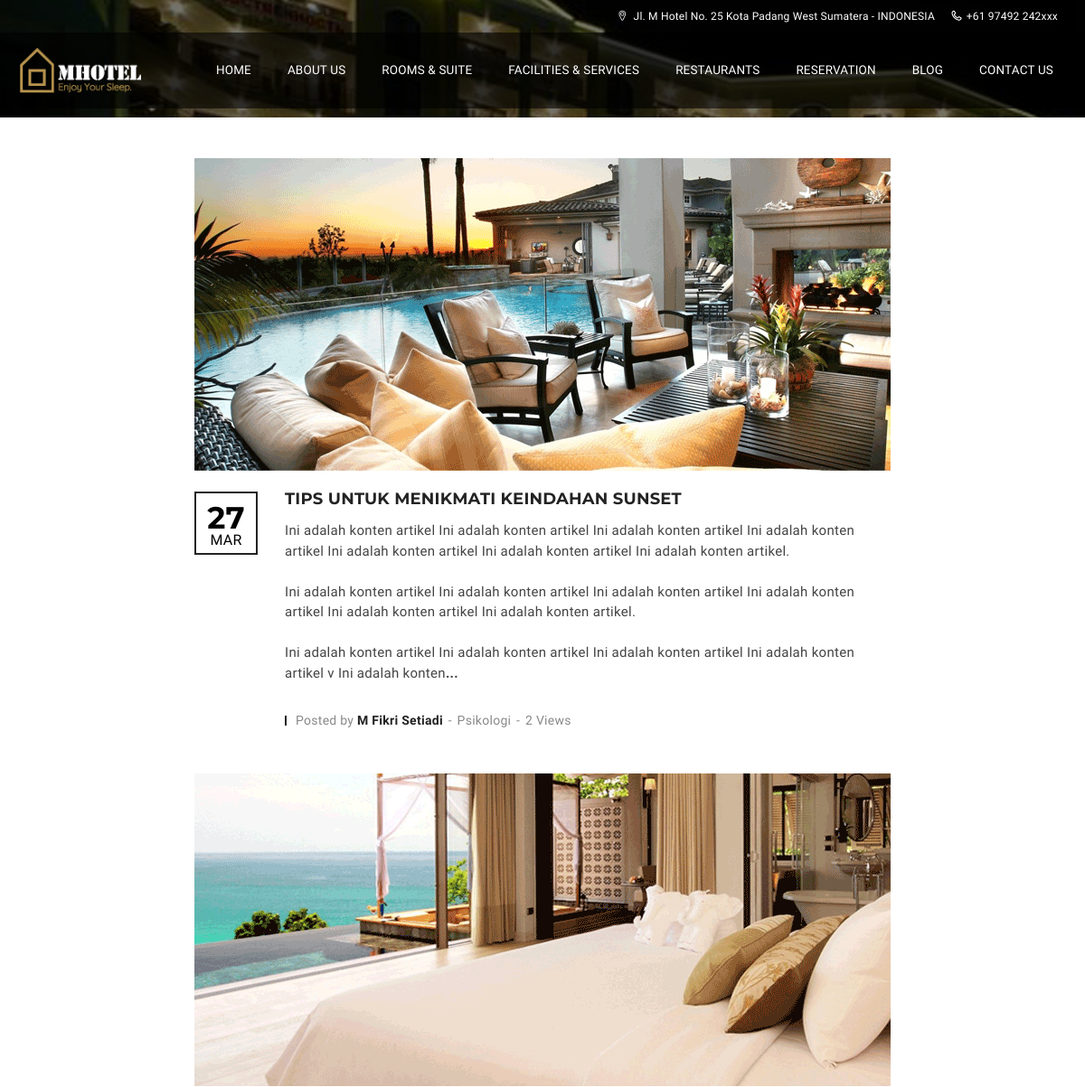
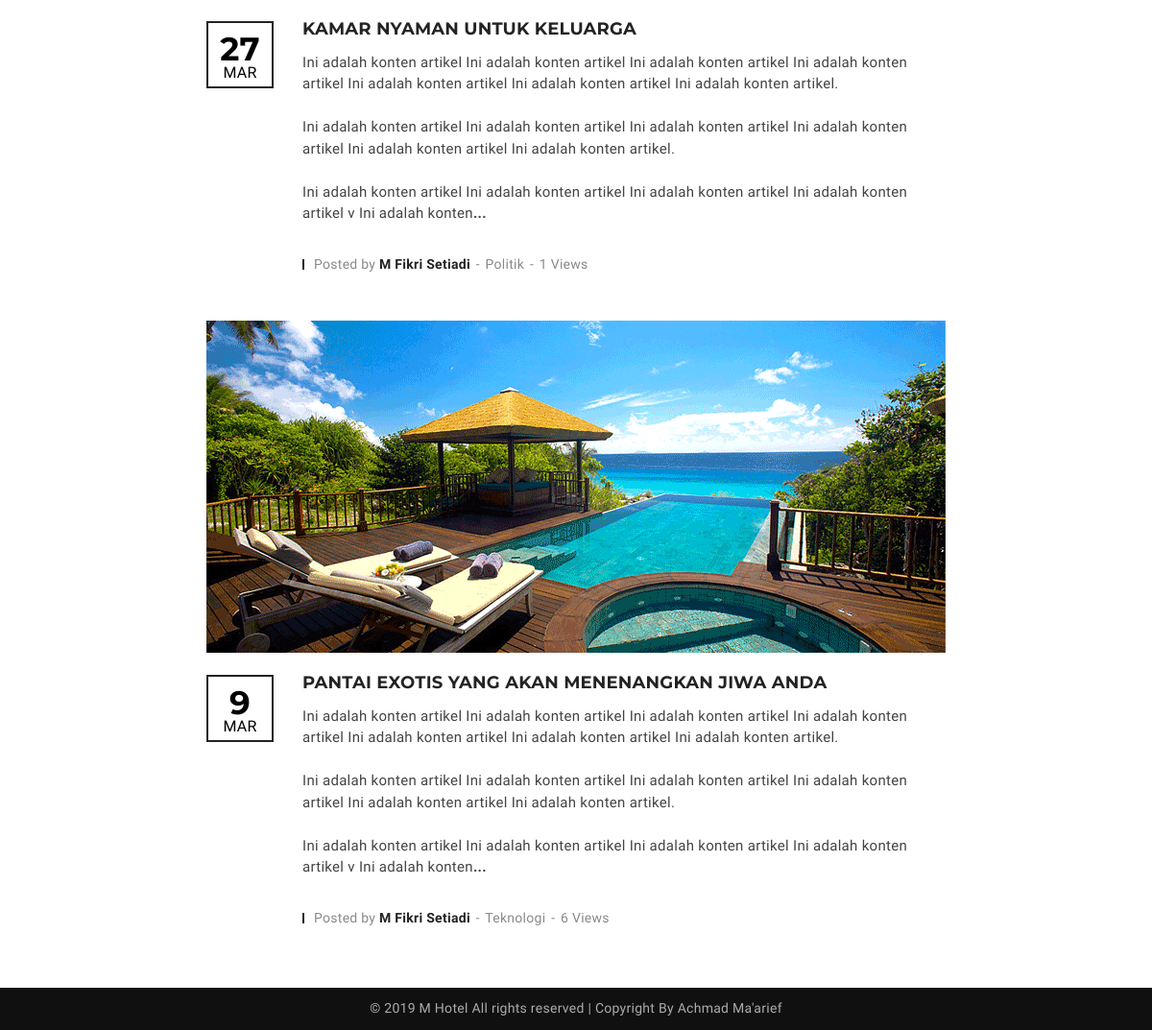
Screenshot of /index.php/blog with the database file from the repository (2 pictures, top to bottom).
### tables this page shows
CREATE TABLE IF NOT EXISTS `kontak` (
  `kd_kontak` int(11) NOT NULL AUTO_INCREMENT,
  `des` text NOT NULL,
  `alamat` text NOT NULL,
  `telp` text NOT NULL,
  `email` text NOT NULL,
  PRIMARY KEY (`kd_kontak`)
);

CREATE TABLE IF NOT EXISTS `tulisan` (
  `tulisan_id` int(11) NOT NULL AUTO_INCREMENT,
  `tulisan_judul` varchar(100) DEFAULT NULL,
  `tulisan_isi` longtext,
  `tulisan_tanggal` timestamp NULL DEFAULT CURRENT_TIMESTAMP,
  `tulisan_kategori_id` int(11) DEFAULT NULL,
  `tulisan_kategori_nama` varchar(30) DEFAULT NULL,
  `tulisan_views` int(11) DEFAULT '0',
  `tulisan_gambar` varchar(40) DEFAULT NULL,
  `tulisan_pengguna_id` int(11) DEFAULT NULL,
  `tulisan_author` varchar(40) DEFAULT NULL,
  `tulisan_slug` varchar(250) NOT NULL,
  `tulisan_deskripsi` text NOT NULL,
  `tulisan_lang` varchar(20) DEFAULT NULL,
  PRIMARY KEY (`tulisan_id`),
  KEY `tulisan_kategori_id` (`tulisan_kategori_id`),
  KEY `tulisan_pengguna_id` (`tulisan_pengguna_id`)
);

### application/controllers/Blog.php (called while the page is built, shortened)
<?php
class Blog extends CI_Controller{
	function __construct(){
		$this->load->model('M_tulisan','m_tulisan');
		$this->load->model('M_kategori','m_kategori');
		$this->load->model('M_pengunjung','m_pengunjung');
	}
	function index(){
			$jum=$this->m_tulisan->blog();
	        $page=$this->uri->segment(3);
	        if(!$page):
	            $offset = 0;
	        else:
	            $offset = $page;
	        endif;
	        $limit=3;
	        $config['base_url'] = base_url() . 'blog/index/';
	        $config['total_rows'] = $jum->num_rows();
	        $config['per_page'] = $limit;
	        $config['uri_segment'] = 3;
	        $config['full_tag_open'] = "<ul class='pagination'>";
	        $config['full_tag_close'] ="</ul>";
	        $config['num_tag_open'] = '<li>';
	        $config['num_tag_close'] = '</li>';
	        $config['cur_tag_open'] = "<li class='disabled'><li class='active'><a href='#'>";
	        $config['cur_tag_close'] = "<span class='sr-only'></span></a></li>";
	        $config['next_tag_open'] = "<li>";
	        $config['next_tagl_close'] = "</li>";
	        $config['prev_tag_open'] = "<li>";
	        $config['prev_tagl_close'] = "</li>";
	        $config['first_tag_open'] = "<li>";
	        $config['first_tagl_close'] = "</li>";
	        $config['last_tag_open'] = "<li>";
	        $config['last_tagl_close'] = "</li>";
	        $config['first_link']='< Firts ';
	        $config['last_link']='Last > ';
	        $config['next_link']='Next >> ';
	        $config['prev_link']='<< Prev';
	        $this->pagination->initialize($config);
	        $x['page'] =$this->pagination->create_links();
			$x['data']=$this->m_tulisan->blog_perpage($offset,$limit);
			$this->load->view('frontend/blog_view',$x);
	}
}

### index.php (called while the page is built, shortened)
<?php
require_once BASEPATH.'core/CodeIgniter.php';

### application/models/M_tulisan.php (called while the page is built, shortened)
<?php
class M_tulisan extends CI_Model{
	function blog_perpage($offset,$limit){
		$hsl=$this->db->query("SELECT tulisan.*,DATE_FORMAT(tulisan_tanggal,'%d/%m/%Y') AS tanggal,DAY(tulisan_tanggal) AS hari,LEFT(DATE_FORMAT(tulisan_tanggal,'%M'),3) AS bulan FROM tulisan WHERE tulisan_lang='id' ORDER BY tulisan_id DESC limit $offset,$limit");
		return $hsl;
	}
}

### application/views/frontend/blog_view.php (the view, shortened to what this page needs)
<!DOCTYPE html>
<html lang="en">
<head>
    <link rel="stylesheet" type="text/css" href="<?php echo base_url().'theme/css/lib/font-awesome.min.css'?>">
    <link rel="stylesheet" type="text/css" href="<?php echo base_url().'theme/css/lib/font-lotusicon.css'?>">
    <link rel="stylesheet" type="text/css" href="<?php echo base_url().'theme/css/lib/bootstrap.min.css'?>">
    <link rel="stylesheet" type="text/css" href="<?php echo base_url().'theme/css/lib/owl.carousel.css'?>">
    <link rel="stylesheet" type="text/css" href="<?php echo base_url().'theme/css/lib/jquery-ui.min.css'?>">
    <link rel="stylesheet" type="text/css" href="<?php echo base_url().'theme/css/lib/magnific-popup.css'?>">
    <link rel="stylesheet" type="text/css" href="<?php echo base_url().'theme/css/lib/settings.css'?>">
    <link rel="stylesheet" type="text/css" href="<?php echo base_url().'theme/css/lib/bootstrap-select.min.css'?>">
    <link rel="stylesheet" type="text/css" href="<?php echo base_url().'theme/css/helper.css'?>">
    <link rel="stylesheet" type="text/css" href="<?php echo base_url().'theme/css/custom.css'?>">
    <link rel="stylesheet" type="text/css" href="<?php echo base_url().'theme/css/responsive.css'?>">
    <link rel="stylesheet" type="text/css" href="<?php echo base_url().'theme/css/style.css'?>">
</head>
<body>
    <div id="page-wrap">
        <header id="header" class="header-v2">
            <?php $this->load->view('frontend/headertop');?>
        </header>
        <section class="section-sub-banner bg-9">
            <div class="sub-banner">
                <div class="container">
                    <div class="text text-center">
                    </div>
                </div>
            </div>
        </section>
        <section class="section-blog bg-white">
            <div class="container">
                <div class="blog">
                    <div class="row">
                        <div class="col-md-8 col-md-offset-2">
                            <div class="blog-content">
                            <?php
                                function limit_words($string, $word_limit){
                                    $words = explode(" ",$string);
                                    return implode(" ",array_splice($words,0,$word_limit));
                                }
                                foreach ($data->result() as $row):
                            ?>
                                <article class="post">
                                    <div class="entry-media">
                                        <a href="<?php echo site_url('blog/'.$row->tulisan_slug);?>" class="post-thumbnail hover-zoom"><img src="<?php echo base_url().'assets/images/'.$row->tulisan_gambar;?>" alt=""></a>
                                        <span class="posted-on"><strong><?php echo $row->hari;?></strong><?php echo $row->bulan;?></span>
                                    </div>
                                    <div class="entry-header">
                                        <h2 class="entry-title"><a href="<?php echo site_url('blog/'.$row->tulisan_slug);?>"><?php echo $row->tulisan_judul;?></a></h2>
                                    </div>
                                    <div class="entry-content">
                                        <?php echo limit_words($row->tulisan_isi,70).'<b>...</b>';?>
                                    </div>
                                    <div class="entry-footer">
                                        <p class="entry-meta">
                                            <span class="entry-author">
                                                <span class="screen-reader-text">Posted by </span>
                                                <a href="#" class="entry-author-link">
                                                    <span class="entry-author-name"><?php echo $row->tulisan_author;?></span>
                                                </a>
                                            </span>
                                            <span class="entry-categories">
                                                <a href="#"><?php echo $row->tulisan_kategori_nama;?></a>
                                            </span>
                                            <span class="entry-comments-link">
                                                <a href="#"><?php echo $row->tulisan_views;?> Views</a>
                                            </span>
                                        </p>
                                    </div>
                                </article>
                                <?php endforeach;?>
                            </div>
                        </div>
                    </div>
                </div>
            </div>
        </section>
    </div>
</body>
</html>

### application/views/frontend/headertop.php
<div class="header_top">
             <div class="container">
                 <div class="header_left float-right">
		<?php
			$sql=$this->db->query("SELECT * from kontak");
			$header=$sql->row_array();
		?>
                     <span><i class="lotus-icon-location"></i> <?php echo $header['alamat']?></span>
                     <span><i class="lotus-icon-phone"></i><?php echo $header['telp']?></span>
                 </div>
             </div>
         </div>

### rows the page displays
kontak: alamat "Jl. M Hotel No. 25 Kota Padang West Sumatera - INDONESIA", telp "+61 97492 242xxx"
tulisan: tulisan_gambar (picture), hari "27", bulan "MAR", tulisan_judul "TIPS UNTUK MENIKMATI KEINDAHAN SUNSET", tulisan_isi "Ini adalah konten artikel Ini adalah konten artikel Ini adalah konten artikel Ini adalah konten artikel Ini adalah konten artikel Ini adalah konten artikel Ini adalah konten artikel. Ini adalah konten artikel Ini adalah konten artikel Ini adalah konten artikel Ini adalah konten artikel Ini adalah konten artikel Ini adalah konten artikel. Ini adalah konten artikel Ini adalah konten artikel Ini adalah konten artikel Ini adalah konten artikel v Ini adalah konten", tulisan_author "M Fikri Setiadi", tulisan_kategori_nama "Psikologi", tulisan_views "2"
tulisan: tulisan_gambar (picture), hari "27", bulan "MAR", tulisan_judul "KAMAR NYAMAN UNTUK KELUARGA", tulisan_isi "Ini adalah konten artikel Ini adalah konten artikel Ini adalah konten artikel Ini adalah konten artikel Ini adalah konten artikel Ini adalah konten artikel Ini adalah konten artikel. Ini adalah konten artikel Ini adalah konten artikel Ini adalah konten artikel Ini adalah konten artikel Ini adalah konten artikel Ini adalah konten artikel. Ini adalah konten artikel Ini adalah konten artikel Ini adalah konten artikel Ini adalah konten artikel v Ini adalah konten", tulisan_author "M Fikri Setiadi", tulisan_kategori_nama "Politik", tulisan_views "1"
tulisan: tulisan_gambar (picture), hari "9", bulan "MAR", tulisan_judul "PANTAI EXOTIS YANG AKAN MENENANGKAN JIWA ANDA", tulisan_isi "Ini adalah konten artikel Ini adalah konten artikel Ini adalah konten artikel Ini adalah konten artikel Ini adalah konten artikel Ini adalah konten artikel Ini adalah konten artikel. Ini adalah konten artikel Ini adalah konten artikel Ini adalah konten artikel Ini adalah konten artikel Ini adalah konten artikel Ini adalah konten artikel. Ini adalah konten artikel Ini adalah konten artikel Ini adalah konten artikel Ini adalah konten artikel v Ini adalah konten", tulisan_author "M Fikri Setiadi", tulisan_kategori_nama "Teknologi", tulisan_views "6"
